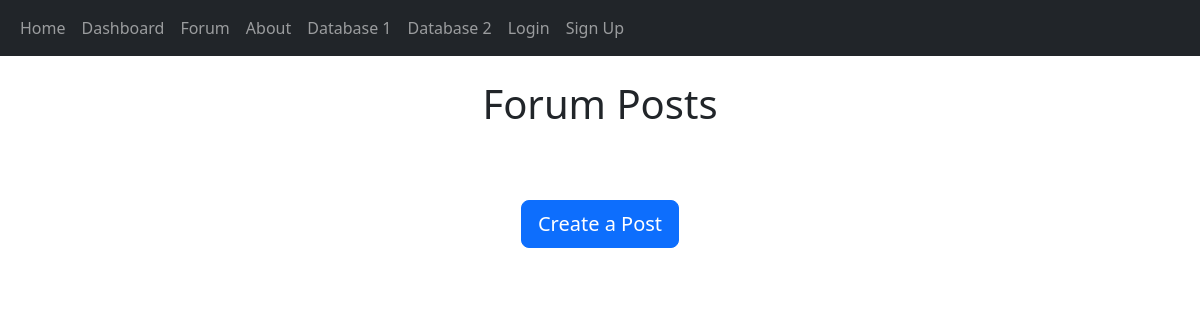
/forum, run on an earlier commit of the app's database.
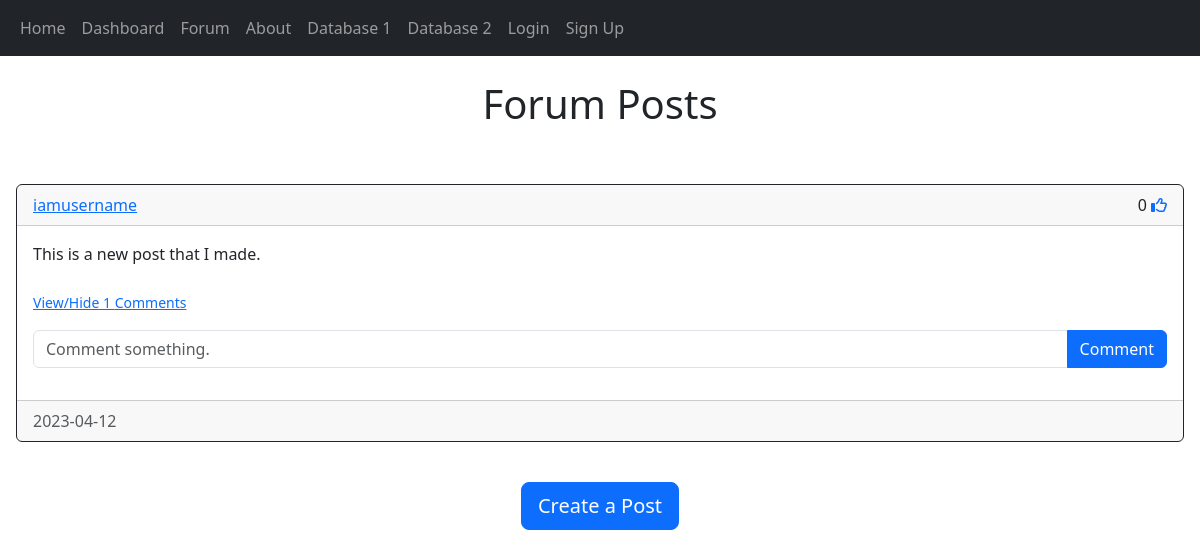
And on a later commit of the database.
### crayfish_analysis_app/models.py (models this page shows, shortened)
class Post(db.Model):
    __tablename__ = "post"
    id = db.Column(db.Integer, primary_key=True)
    date_created = db.Column(db.Date, nullable=True, default=datetime.utcnow)
    text = db.Column(db.Text, nullable=False)
    author = db.Column(db.Integer, db.ForeignKey('user.id', ondelete='CASCADE'), nullable=False)
    comments = db.relationship('Comment', backref='post', passive_deletes=True)
    likes = db.relationship('Like', backref='Post', passive_deletes=True)

class User(db.Model, UserMixin):
    __tablename__ = "user"
    id = db.Column(db.Integer, primary_key=True)
    date_created = db.Column(db.Date, nullable=True, default=datetime.utcnow)
    username = db.Column(db.String(150), unique=True, nullable=False)
    email = db.Column(db.String(150), unique=True, nullable=False)
    password = db.Column(db.String(150), nullable=False)
    posts = db.relationship('Post', backref='user', passive_deletes=True)
    comments = db.relationship('Comment', backref='user', passive_deletes=True)
    likes = db.relationship('Like', backref='user', passive_deletes=True)

### crayfish_analysis_app/views.py (the view)
@main_bp.route("/forum")
def forum():
    posts = Post.query.all()
    return render_template('forum.html', user=current_user, posts=posts)

### crayfish_analysis_app/templates/forum.html (shortened to what this page needs)
{% extends "posts_div.html" %}
{% block header1 %}Forum Posts{% endblock %}

### crayfish_analysis_app/templates/posts_div.html (shortened to what this page needs)
{% extends "base.html" %}
{% block content%}
<br />
<h1 align="center">{% block header1 %}{% endblock %}</h1>
<br />
<div class="card border-0">
    <div class="card-body">
      <div>
        <div id="posts">
            {% for post in posts %}
            <div class="card border-dark">
                <div class="card-header d-flex justify-content-between align-items-center">
                    <a href="/posts/{{post.user.username}}">{{post.user.username}}</a>
                    <div>
                        {{post.likes|length}}
                        {% if user.id in post.likes|map(attribute="author")|list %}
                        <a href="/like-post/{{post.id}}"><i class="fas fa-thumbs-up"></i></a>
                        {% else %}
                        <a href="/like-post/{{post.id}}"><i class="far fa-thumbs-up"></i></a>
                        {% endif %}
                    </div>
                </div>
                <div class="card-body">
                    <div class="card-text">{{post.text}}</div>
                    <br />
                    <p class="card-text">
                        {% if post.comments|length > 0 %}
                        <a data-bs-toggle="collapse" href="#comments-{{post.id}}" role="button">
                            <small>View/Hide {{post.comments|length}} Comments</small>
                        </a>
                        {% else %}
                        <small class="text-muted">No comments</small>
                        {% endif %}
                    </p>
                    <form class="input-group mb-3" method="POST" action="/create-comment/{{post.id}}">
                        <input type="text" id="text" name="text" class="form-control" placeholder="Comment something."/>
                        <button type="submit" class="btn btn-primary">Comment</button>
                    </form>
                </div>
                <div class="card-footer text-muted">{{post.date_created}}</div>
            </div>
            <br />
            {% endfor %}
        </div>
      </div>
    </div>
  </div>
{% block footer %}
    <div align="center">
        <a href="/create-post">
            <button type="button" class="btn btn-primary btn-lg">
                Create a Post
            </button>
        </a>
    </div>
    <br />
{% endblock %}
{% endblock %}

### crayfish_analysis_app/templates/base.html (shortened to what this page needs)
<!DOCTYPE html>
<html lang="en">
<head>
    <link href="https://cdn.jsdelivr.net/npm/bootstrap@5.3.0-alpha2/dist/css/bootstrap.min.css" rel="stylesheet">
</head>
<body>
    <nav class="navbar navbar-expand-lg navbar-dark bg-dark">
        <div class="container-fluid">
        <div class="collapse navbar-collapse" id="navbar">
            <div class="navbar-nav">
            <a class="nav-item nav-link" href="/home">Home</a>
            <a class="nav-item nav-link" href="/dashboard">Dashboard</a>
            <a class="nav-item nav-link" href="/forum">Forum</a>
            <a class="nav-item nav-link" href="/about">About</a>
            <a class="nav-item nav-link" href="/crayfish1">Database 1</a>
            <a class="nav-item nav-link" href="/crayfish2">Database 2</a>
            {% if user.is_authenticated %}
              <a class="nav-item nav-link" href="/account-management">Account Management</a>
              <a class="nav-item nav-link" href="/logout">Logout</a>
              {% else %}
              <a class="nav-item nav-link" href="/login">Login</a>
              <a class="nav-item nav-link" href="/signup">Sign Up</a>
              {% endif %}
            </div>
          </div>
        </div>
    </nav>
    <div class="containter">{% block content%}{% endblock %}</div>
</body>
</html>

What changed in the data, as far as the page shows it:
added Post: user.username "iamusername", likes|length "0", text "This is a new post that I made.", comments|length "1", date_created "2023-04-12"
